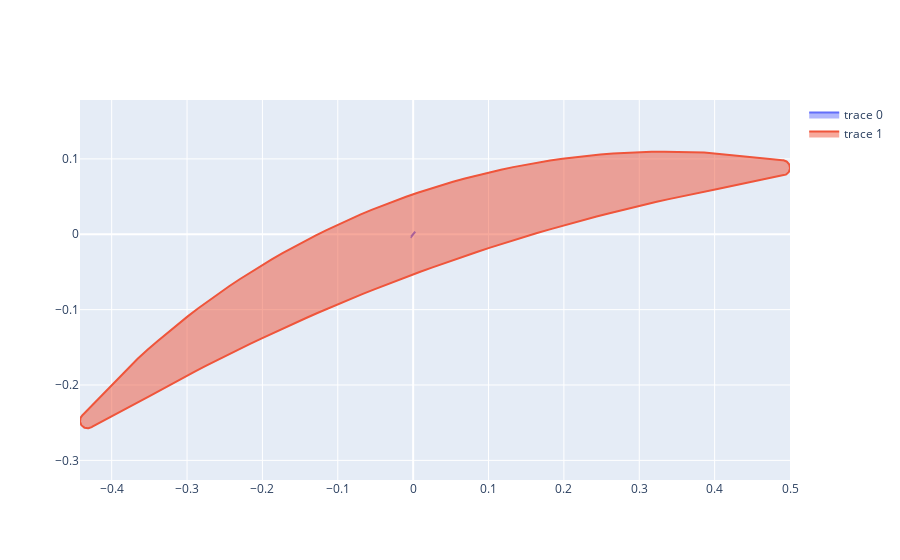

The code cell stored with this chart in its notebook:
### Markdown cell above
# Double Circular Arc Airfoil

### Code cell
import numpy as np
from turbodesigner.airfoils.DCA import DCAAirfoil

c = 1
theta = np.radians(40)
tb = c * 0.1
r0 = tb * 0.1
xi = np.radians(20)
airfoil = DCAAirfoil(c=c, theta=theta, r0=r0, tb=tb, xi=xi)
actual_coords = airfoil.visualize(num_arc_points=50,num_circle_points=50)

### Figure 1 — Plotly figure (JSON) as saved in the notebook; plotly's stock layout.template omitted (floating-point values rounded to 4 significant figures; data arrays with more than 128 entries replaced by an {"elided": "..."} marker saying what was removed)
{"data": [{"fill": "toself", "type": "scatter", "x": {"elided": "201 float values"}, "y": {"elided": "201 float values"}}, {"fill": "toself", "type": "scatter", "x": {"elided": "201 float values"}, "y": {"elided": "201 float values"}}], "layout": {"yaxis": {"scaleanchor": "x"}}}
